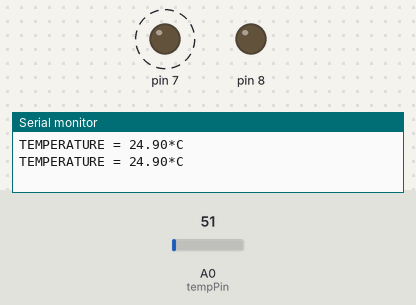
The sketch below on a simulated Arduino Uno, built with avr-gcc and run on an emulated ATmega328P. Parts: output pins drawn as LEDs (lit = HIGH), the last lines printed to the serial monitor. Dashed ring = blinking. The test bench sets the inputs (shaded band); at power-on: A0 (tempPin) = 51.

Above: at 1.9 s.
2.0 s: A0 (tempPin) set to 93
6.3 s: A0 (tempPin) set to 114
At 7.65 s:
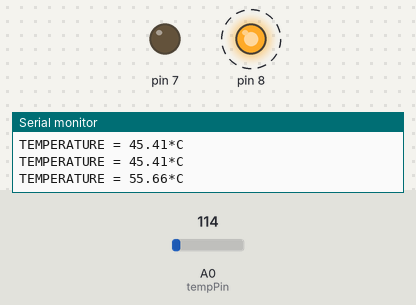
10.6 s: A0 (tempPin) set to 86
At 11.8 s:
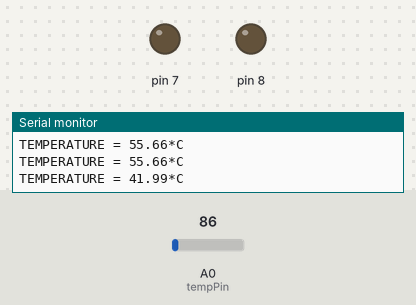
14.7 s: A0 (tempPin) set to 112
At 15.36 s:
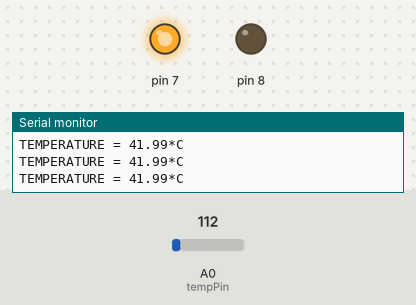
Timing chart, 0 to 20.0 s (numbered marks = the images above; inputs shaded):
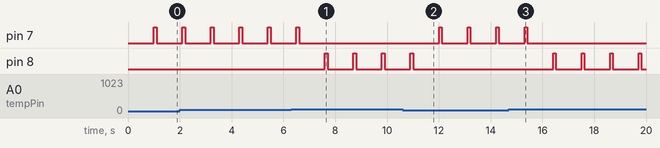

Measured:
- the behaviour switches between 102 and 103 on A0 (tempPin) (found by bisection; images 0 and 1)
- after the input at 6.3 s, pin 7: goes on until 6.6 s, then stays LOW; pin 8: alternates HIGH for 0.10 s and LOW for 1.0 s, starting after 1.3 s
- after the input at 10.6 s, pin 7: alternates HIGH for 0.10 s and LOW for 1.0 s, starting after 1.4 s; pin 8: goes on until 11.0 s, then stays LOW
- after the input at 14.7 s, pin 7: goes on until 15.4 s, then stays LOW; pin 8: alternates HIGH for 0.10 s and LOW for 1.0 s, starting after 1.7 s
- by itself, pin 7: alternates HIGH for 0.10 s and LOW for 1.0 s

The sketch:

temperature.ino
```cpp
float temp;
int tempPin = 0;

void setup() {
   Serial.begin(9600);
   pinMode(7, OUTPUT);
   pinMode(8, OUTPUT);

  //  Serial.println("Enter which color you want to blink\n1. 'b' for green color \n2.'y' for yellow color\n3. 'r' for red color");

}

void loop() {
   temp = analogRead(tempPin);
   // read analog volt from sensor and save to variable temp
   temp = temp * 0.48828125;
   // convert the analog volt to its temperature equivalent
   Serial.print("TEMPERATURE = ");
   Serial.print(temp); // display temperature value
   Serial.print("*C");
   Serial.println();
   delay(1000); // update sensor reading each one second

  if(temp<50)
  {
    digitalWrite(8,LOW);
    digitalWrite(7,HIGH);
    delay(100);
    digitalWrite(7,LOW);

  }

  else {
    digitalWrite(7,LOW);
    digitalWrite(8,HIGH);
    delay(100);
    digitalWrite(8,LOW);
  }

}
```
